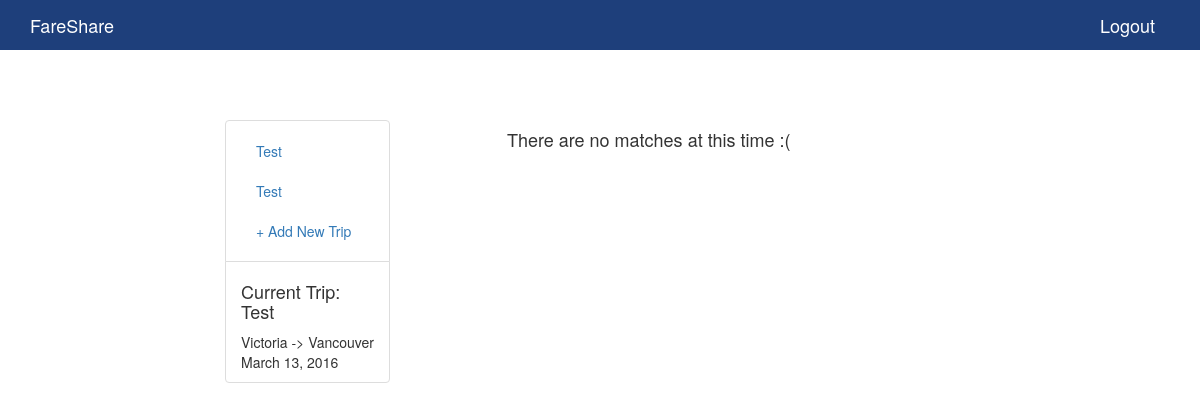
The page /main/userpage/?trip=19 (signed in) on the database as committed earlier.
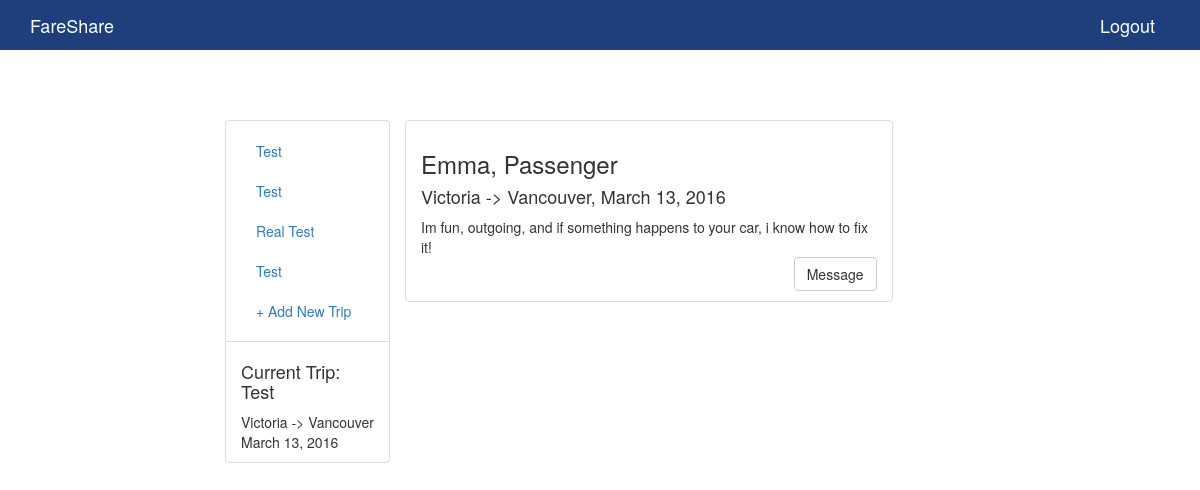
The same page on the database as committed later.
### main/models.py (models this page shows)
class Trip(models.Model):
    key = models.AutoField(primary_key=True)
    user = models.CharField(max_length=200)
    name =  models.CharField(max_length=200)
    origin = models.CharField(max_length=200)
    destination = models.CharField(max_length=200)
    date = models.DateField(null=True)
    date_posted = models.DateTimeField(null=True)
    active = models.BooleanField(default=True)
    num_passengers = models.IntegerField(default=0)
    msg = models.CharField(max_length=200)
    looktype = models.CharField(max_length=200)

### main/views.py (the view)
# urls.py: url(r'userpage/', views.userpage, name='userpage'),
def userpage(request):
    context = RequestContext(request)
    trips = None
    results = None
    usertrip=None
    if not request.user.is_authenticated():
         return HttpResponseRedirect('/main/login/')
    else:
        trips = Trip.objects.filter(user=request.user).values()
        tripid = request.GET.get('trip')
        if tripid != None:
            tripid = request.GET.get('trip')
            usertrip = Trip.objects.get(key=tripid)
            type = 'Driver'
            if usertrip.looktype == 'Driver':
                type = 'Passenger'
            qs = Trip.objects.exclude(user=request.user)
            qs = qs.filter(date=usertrip.date, looktype=type, origin=usertrip.origin, destination=usertrip.destination)
            results = qs.values()
        return render_to_response('main/user_page.html',{'trips':trips,'results':results, 'usertrip':usertrip }, context)

### templates/main/user_page.html (shortened to what this page needs)
{% extends 'base.html' %}
{% block navbar %}
    <div class="pull-xs-right">
        <a class="navbar-brand" href="logout/">Logout</a>
    </div>
{% endblock %}
{% block main %}
<div class="container-fluid margin-top">
    <div class="col-md-offset-2 col-md-2 sidebar">
         <ul class="nav nav-sidebar list-group-item">
             {% for trip in trips %}
                <li ><a href="/main/userpage/?trip={{trip.key}}"> {{trip.name}}</a></li>
             {% endfor %}
             <li><a href="/main/addtrip/"> + Add New Trip</a></li>
          </ul>
        {% if usertrip  %}
          <ul class="nav nav-sidebar list-group-item">
            <li><h4>Current Trip: {{usertrip.name}}</h4></li>
            <li><span>{{usertrip.origin}} -> {{usertrip.destination}}</span></li>
            <li><span>{{usertrip.date}}</span></li>
          </ul>
        {% endif %}
    </div>
     <div class="col-md-5">
            <div class="row  text-center margin-bot-19">
                {% if results %}
                <ul class="list-group">
                {% for result in results %}
                    <li class="list-group-item left ">
                        <h3 >{{result.user}}, {{result.looktype}}</h3>
                        <h4>{{result.origin}} -> {{result.destination}}, {{result.date}} </h4>
                        <div>
                            <span>{{result.msg}}</span>
                        </div>
                        <div class="right">
                         <button type="button" class="btn btn-default">Message</button>
                        </div>
                    </li>
                {% endfor %}
                </ul>
                {% else %}
                     <h4>There are no matches at this time :( </h4>
                {% endif %}
            </div>
{% endblock %}

Rows that differ between the two databases and show on the page:
added Trip: name "Real Test"
added Trip: name "Test"
added Trip: user "Emma", looktype "Passenger", origin "Victoria", destination "Vancouver", date "March 13, 2016", msg "Im fun, outgoing, and if something happens to your car, i know how to fix it!", shown under "Current Trip: Test"
Other text that changed with them:
text no longer shown: "There are no matches at this time :("
